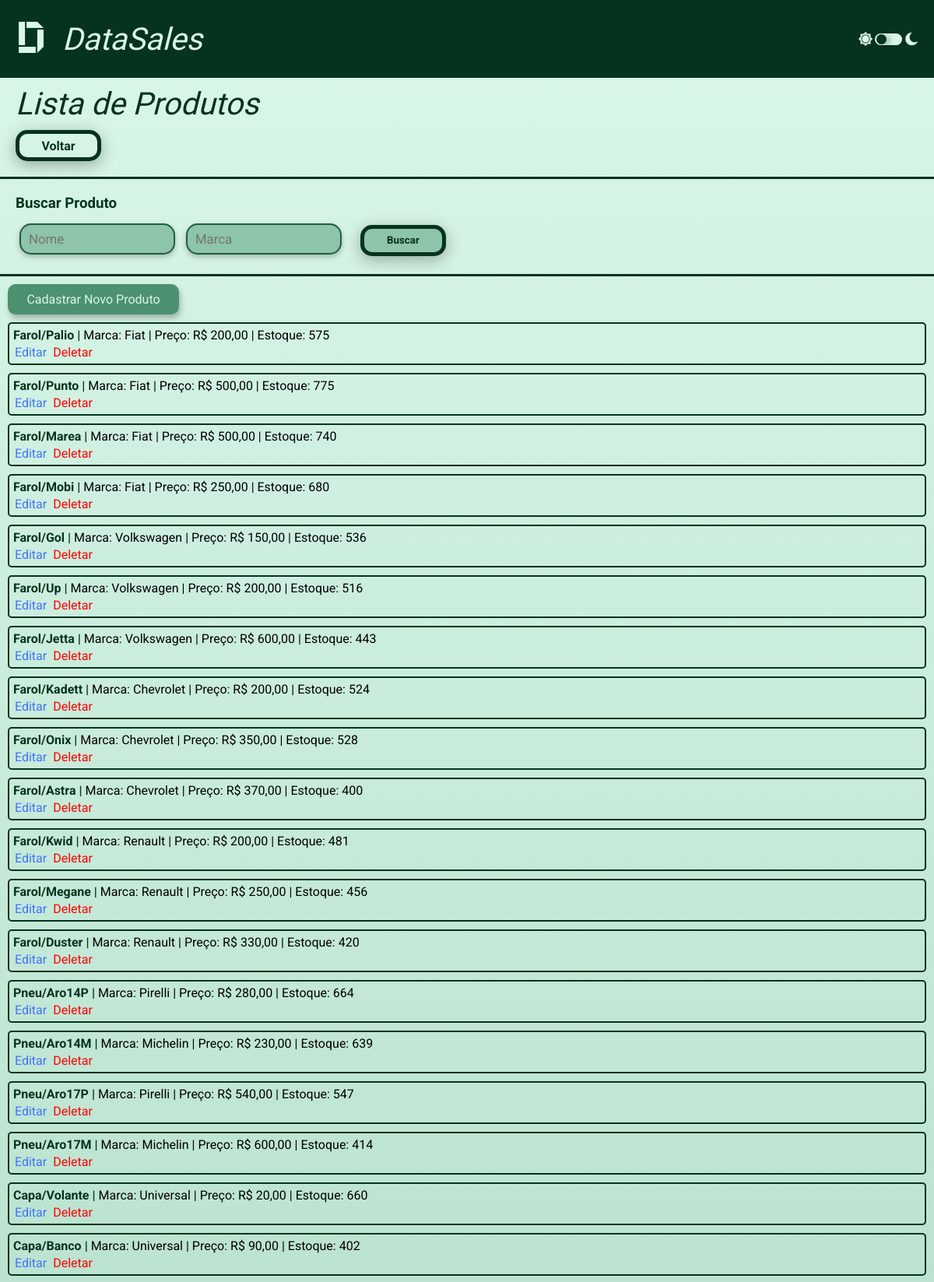
/consultar/produtos/ (upper part), run on the app's committed database.
### vendas/models.py (models this page shows, shortened)
class Produto(models.Model):
    nome = models.CharField(max_length=100)
    marca = models.CharField(max_length=50)
    preco = models.DecimalField(max_digits=10, decimal_places=2)
    quantidade_estoque = models.IntegerField()

### vendas/views.py (the view)
# urls.py: path('consultar/produtos/', views.lista_produtos, name='lista_produtos'),
def lista_produtos(request):
    nome = request.GET.get('nome')
    marca = request.GET.get('marca')
    produtos = Produto.objects.all()
    if nome:
        produtos = produtos.filter(nome__icontains=nome)
    if marca:
        produtos = produtos.filter(marca__icontains=marca)
    return render(request, 'vendas/produtos.html', {
        'produtos': produtos
    })

### vendas/templates/vendas/produtos.html (shortened to what this page needs)
{% load static %}
<!DOCTYPE html>
<html lang="pt-br">
<head>
    <link rel="stylesheet" href="{% static 'css/cabeca.css' %}" type="text/css">
    <link rel="stylesheet" href="{% static 'css/footer.css' %}" type="text/css">
    <link rel="stylesheet" href="{% static 'css/list.css' %}" type="text/css">
</head>
<body>
<main class="principal">
<header>
    <a href="/home/"><img class="Logo_D" src="{% static 'img/letra-d.png' %}" alt="Logo DataSales" width="40px"></a>
    <h1>DataSales</h1>
    <div class="modo">
        <img class="sol" src="{% static 'img/sun.png' %}" alt="sol" width="18px" height="18px">
        <label for="mode" class="switch"></label>
        <img class="lua" src="{% static 'img/lua-crescente.png' %}" alt="lua" width="18px" height="18px">
    </div>
</header>
<main class="lista">
    <h1 class="titulo">Lista de Produtos</h1>
    <a href="/consultar/" class="back">Voltar</a>
    <section class="busca">
        <h3>Buscar Produto</h3>
        <form method="get">
            <input type="text" name="nome" placeholder="Nome" class="search">
            <input type="text" name="marca" placeholder="Marca" class="search">
            <button type="submit" class="buscar">Buscar</button>
        </form>
    </section>
    <aside class="registrar">
        <a href="/registrar/produto/" class="cadastrar"> Cadastrar Novo Produto</a>
    </aside>
    {% for produto in produtos %}
    <div class="itens">
        <strong class="produto">{{ produto.nome }} |</strong>
        <p class="infos">Marca: {{ produto.marca }} |
        Preço: R$ {{ produto.preco }} |
        Estoque: {{ produto.quantidade_estoque }}</p>
        <div class="options">
        <a href="/produtos/editar/{{ produto.id }}/" class="opt1">Editar</a>
        <a href="/produtos/deletar/{{ produto.id }}/" class="opt2">Deletar</a>
        </div>
    </div>
    {% empty %}
        <p>Nenhum produto encontrado.</p>
    {% endfor %}
</main>
</main>
</body>
</html>

### vendas/static/css/cabeca.css (style rules this page uses)
:root { --cor1: #8DC4AA; --cor2: #4C9170; --cor3: #DAF7E9; --cor4: #1E5E3F; --cor5: #06331D; --black: #000000; --white: #ffffff; --font: "Roboto", sans-serif; --fontTitle: "Goldman", sans-serif; }
* { margin: 0; padding: 0; box-sizing: border-box; font-family: var(--font); max-width: 1920px; }
header { background-color: var(--cor5); width: 100vw; height: 100px; display: inline-flex; flex: 0 1 auto; flex-wrap: wrap; align-items: center; transition: 0.3s ease; }
.Logo_D { margin-left: 20px; max-height: 50px; max-width: 50px; min-width: 15px; min-height: 15px; }
h1 { color: var(--cor3); font: italic normal 2.5em var(--fontTitle); margin: 0 20px 0 20px; transition: color 0.3s ease; }
.modo { display: flex; gap: 3px; height: 30px; margin: 0 20px 0 auto; align-items: center; }
.switch { display: inline-flex; align-items: center; justify-content: center; position: relative; width: 35px; height: 15px; background-color: var(--cor3); border-radius: 20px; cursor: pointer; transition-duration: 0.2s; }
.switch::after { content: ""; position: absolute; height: 13px; width: 13px; left: 2px; border-radius: 50%; background-color: var(--cor5); transition-duration: 0.2s; box-shadow: 5px 2px 7px rgba(0, 0, 0, 0.26); }

### vendas/static/css/footer.css (style rules this page uses)
:root { --cor1: #8DC4AA; --cor2: #4C9170; --cor3: #DAF7E9; --cor4: #1E5E3F; --cor5: #06331D; --black: #000000; --white: #ffffff; --font: "Roboto", sans-serif; --fontTitle: "Goldman", sans-serif; }
* { margin: 0; padding: 0; box-sizing: border-box; font-family: var(--font); }

### vendas/static/css/list.css (style rules this page uses)
:root { --cor1: #8DC4AA; --cor2: #4C9170; --cor3: #DAF7E9; --cor4: #1E5E3F; --cor5: #06331D; --black: #000000; --white: #ffffff; --font: "Roboto", sans-serif; --fontTitle: "Goldman", sans-serif; }
* { margin: 0; padding: 0; box-sizing: border-box; font-family: var(--font); max-width: 1905px; }
.principal { display: flex; flex-direction: column; min-height: 100vh; }
body { background-image: linear-gradient(to bottom, var(--cor3), var(--cor1)); height: 100vh; transition: background-image 0.3s ease; background-attachment: fixed; }
.lista { max-width: 1905px; }
.titulo { color: var(--cor5); font: italic normal 2.5em var(--fontTitle); margin: 10px 20px 0 20px; transition: color 0.3s ease; }
.back { display: flex; gap: 20px; width: 110px; height: 30px; align-items: center; justify-content: center; text-decoration: none; color: var(--cor5); font-weight: bold; padding: 15px; border: 5px solid var(--cor5); border-radius: 15px; box-shadow: 0px 5px 20px rgba(0, 0, 0, 0.30); transition: all 0.3s ease; margin: 10px auto 20px 20px; }
.busca { border-top: 3px solid var(--cor5); border-bottom: 3px solid var(--cor5); padding: 20px 20px; transition: border 0.3s ease; }
h3 { color: var(--cor5); margin-bottom: 10px; }
.search { box-shadow: 0px 3px 7px rgba(0, 0, 0, 0.25); border: 2px solid var(--cor4); background-color: var(--cor1); height: 40px; width: 200px; border-radius: 15px; color: var(--cor5); font-size: 1.05em; text-indent: 10px; margin: 5px; }
.buscar { display: inline-flex; gap: 20px; width: 110px; height: 30px; align-items: center; justify-content: center; text-decoration: none; background-color: var(--cor1); color: var(--cor5); font-weight: bold; padding: 15px; border: 5px solid var(--cor5); border-radius: 15px; box-shadow: 0px 5px 20px rgba(0, 0, 0, 0.30); transition: all 0.3s ease; margin: 0px 15px; }
.registrar { display: flex; justify-content: center; background-color: var(--cor2); width: 220px; padding: 10px; border-radius: 10px; margin: 10px; box-shadow: 2px 5px 7px rgba(0, 0, 0, 0.25); transition: all 0.2s ease; }
.cadastrar { color: var(--cor3); text-decoration: none; }
.itens { padding: 5px; margin: 10px; border: 2px solid var(--cor5); border-radius: 5px; transition: all 0.2s ease }
.produto { color: var(--cor5); }
.infos { display: inline-flex; color: black; }
.options { margin-top: 3px; }
.opt1 { margin: 2px; text-decoration: none; color: rgb(66, 116, 255); }
.opt2 { margin: 2px; text-decoration: none; color: red; }

### data on the page
Produto: nome "Farol/Palio", marca "Fiat", preco "200,00", quantidade_estoque "575"
Produto: nome "Farol/Punto", marca "Fiat", preco "500,00", quantidade_estoque "775"
Produto: nome "Farol/Marea", marca "Fiat", preco "500,00", quantidade_estoque "740"
Produto: nome "Farol/Mobi", marca "Fiat", preco "250,00", quantidade_estoque "680"
Produto: nome "Farol/Gol", marca "Volkswagen", preco "150,00", quantidade_estoque "536"
Produto: nome "Farol/Up", marca "Volkswagen", preco "200,00", quantidade_estoque "516"
Produto: nome "Farol/Jetta", marca "Volkswagen", preco "600,00", quantidade_estoque "443"
Produto: nome "Farol/Kadett", marca "Chevrolet", preco "200,00", quantidade_estoque "524"
Produto: nome "Farol/Onix", marca "Chevrolet", preco "350,00", quantidade_estoque "528"
Produto: nome "Farol/Astra", marca "Chevrolet", preco "370,00", quantidade_estoque "400"
Produto: nome "Farol/Kwid", marca "Renault", preco "200,00", quantidade_estoque "481"
Produto: nome "Farol/Megane", marca "Renault", preco "250,00", quantidade_estoque "456"
Produto: nome "Farol/Duster", marca "Renault", preco "330,00", quantidade_estoque "420"
Produto: nome "Pneu/Aro14P", marca "Pirelli", preco "280,00", quantidade_estoque "664"
Produto: nome "Pneu/Aro14M", marca "Michelin", preco "230,00", quantidade_estoque "639"
Produto: nome "Pneu/Aro17P", marca "Pirelli", preco "540,00", quantidade_estoque "547"
Produto: nome "Pneu/Aro17M", marca "Michelin", preco "600,00", quantidade_estoque "414"
Produto: nome "Capa/Volante", marca "Universal", preco "20,00", quantidade_estoque "660"
Produto: nome "Capa/Banco", marca "Universal", preco "90,00", quantidade_estoque "402"
